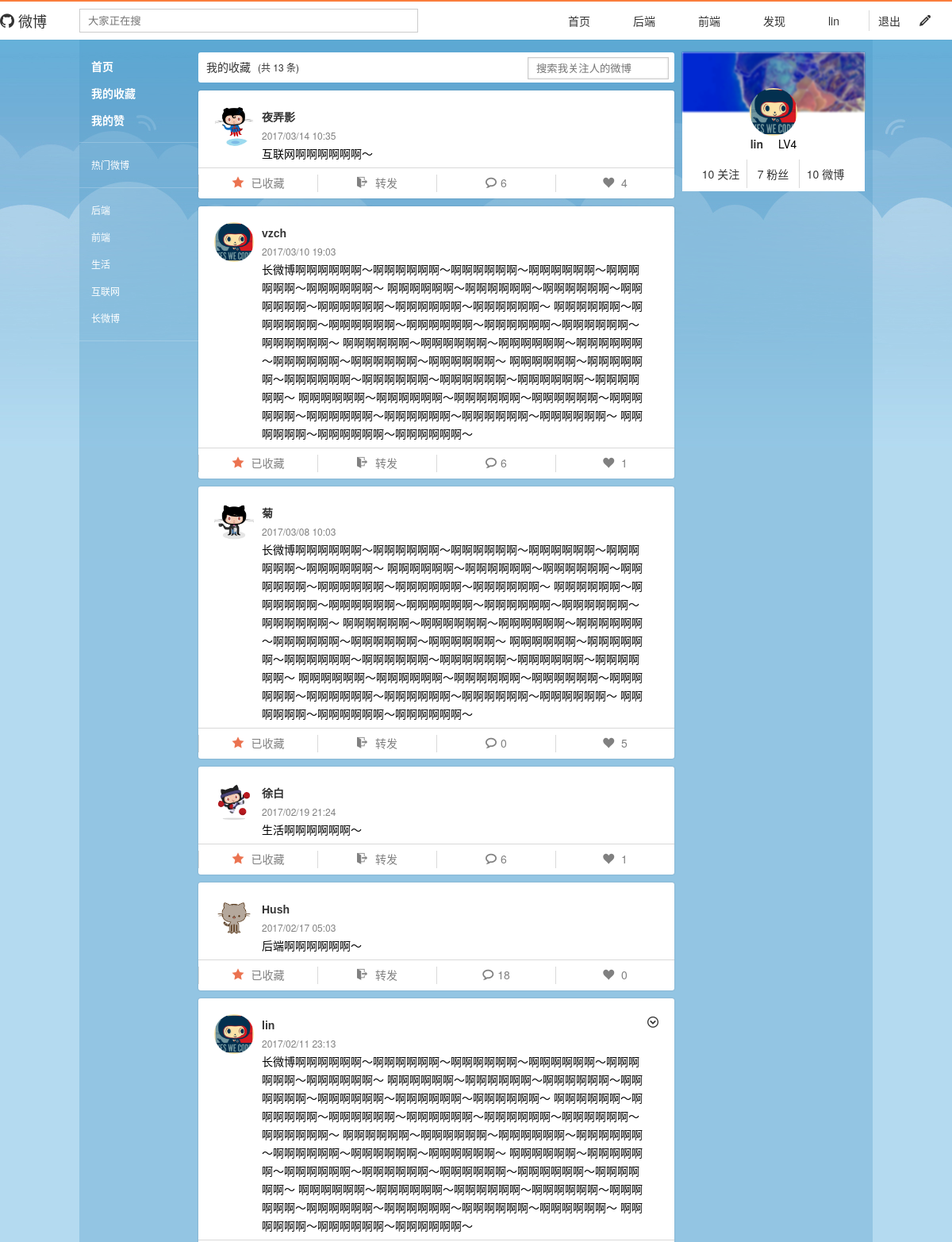
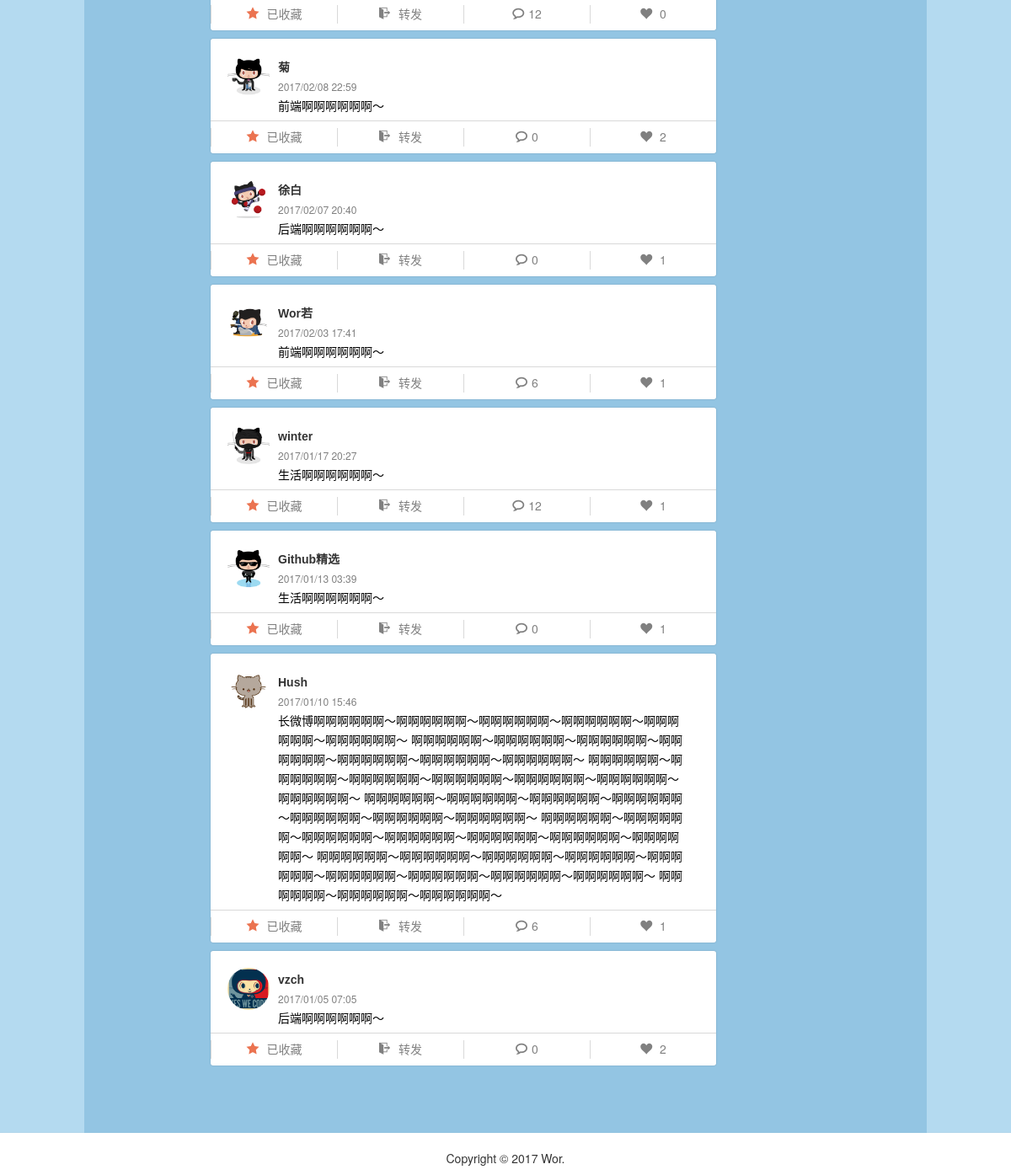
The page /weibo/1/col_weibo (signed in) on the database its author committed (2 pictures, top to bottom).
### models/user.py (models this page shows, shortened)
class User(db.Model, ModelMixin):
    __tablename__ = 'users'
    id = db.Column(db.Integer, primary_key=True)
    username = db.Column(db.String(100), unique=True)
    password_hash = db.Column(db.String(200))
    created_time = db.Column(db.String(100))
    avatar = db.Column(db.String(100))
    email = db.Column(db.String(100), default='', unique=True)
    note = db.Column(db.String(100), default='')
    location = db.Column(db.String(100), default='')
    intro = db.Column(db.String(100), default='')
    weibos = db.relationship('Weibo', backref='user', lazy='dynamic', order_by="desc(Weibo.id)")
    comments = db.relationship('Comment', backref='user', lazy='dynamic', order_by="desc(Comment.id)")
    followed = db.relationship('Follow',
                               foreign_keys='Follow.follower_id',
                               backref=db.backref('follower', lazy='joined'),
                               lazy='dynamic',
                               cascade='all, delete-orphan')
    followers = db.relationship('Follow',
                                foreign_keys='Follow.followed_id',
                                backref=db.backref('followed', lazy='joined'),
                                lazy='dynamic',
                                cascade='all, delete-orphan')
    wcollects = db.relationship('WCollect', backref='user', lazy='dynamic', order_by='desc(WCollect.id)')
    wfavorites = db.relationship('WFavorite', backref='user', lazy='dynamic', order_by='desc(WFavorite.id)')
    cfavorites = db.relationship('CFavorite', backref='user', lazy='dynamic', order_by='desc(CFavorite.id)')
    tag_id = db.Column(db.Integer(), db.ForeignKey('usertags.id'))
    def is_following(self, user):
        return self.followed.filter_by(followed_id=user.id).first() is not None

### models/weibo.py (models this page shows, shortened)
class Weibo(db.Model, ModelMixin):
    __tablename__ = 'weibos'
    id = db.Column(db.Integer, primary_key=True)
    content = db.Column(db.String(500))
    created_time = db.Column(db.String(100))
    user_id = db.Column(db.Integer, db.ForeignKey('users.id'))
    comments_num = db.Column(db.Integer, default=0)
    fav_num = db.Column(db.Integer, default=0)
    col_num = db.Column(db.Integer, default=0)
    cite_num = db.Column(db.Integer, default=0)
    has_cite = db.Column(db.Boolean, default=False)
    cite_id = db.Column(db.Integer, default=0)
    origin_w_id = db.Column(db.Integer, default=0)
    is_hidden = db.Column(db.Integer, default=False)
    only_self = db.Column(db.Boolean, default=False)
    only_friends = db.Column(db.Boolean, default=False)
    comments = db.relationship(
        'Comment',
        backref='weibo',
        lazy='dynamic',
        order_by=lambda: Comment.created_time.desc()
    )
    tag_id = db.Column(db.Integer, db.ForeignKey('weibotags.id'))

### routes/weibo.py (the view)
@main.route('/<int:user_id>/col_weibo')
@login_required
def col_weibo_view(u, user_id):
    ws = Weibo.query.join(WCollect, WCollect.weibo_id == Weibo.id). \
        filter(WCollect.user_id == u.id).order_by(Weibo.created_time.desc()).all()
    form = weibo_detail(ws, u, u)
    return render_template('weibo_collect.html', **form)

### routes/__init__.py (called while the page is built)
def current_user():
    uid = session.get('user_id')
    if uid is not None:
        user = User.query.get(uid)
        return user
    else:
        return None

def login_required(f):
    @wraps(f)
    def function(*args, **kwargs):
        u = current_user()
        if u is None:
            return redirect(url_for('user.login_view'))
        return f(u, *args, **kwargs)
    return function

### templates/weibo_collect.html (shortened to what this page needs)
{% extends 'base_login.html' %}
{% block container %}
    <div class="weibo-collect-bar clearfix">
        <div class="weibo-collect-items float-left flex">
            <div class="weibo-collect-item"><a href="#">我的收藏 <span class="weibo-collect-num"> (共 <span>{{ ws_l }}</span> 条) </span></a></div>
        </div>
        <div class="weibo-nav-search float-right">
            <input class="input-weibo-nav-search" placeholder="搜索我关注人的微博">
        </div>
    </div>
    <div class="weibo-container">
        {% for w in weibos %}
            <div id="id-weibo-cell-{{ w.id }}" data-id="{{ w.id }}" class="weibo-cell">
                <div class="weibo-cell-top flex">
                    <div class="weibo-avatar-cell">
                        <a href={{ url_for('weibo.homepage', user_id=w.user_id) }}>
                            <img class="weibo-avatar-img" src="{{ w.user.avatar }}">
                        </a>
                    </div>
                    <div class="weibo-detail">
                        <div class="clearfix">
                            <div class="weibo-detail-left float-left">
                                <div class="weibo-user">
                                  <a href={{ url_for('weibo.homepage', user_id=w.user_id) }}>
                                    {{ w.user.username }}
                                  </a>
                                </div>
                                <div class="weibo-time">{{ w.created_time }}</div>
                                <div class="weibo-content">
                                    {{ w.content }}
                                </div>
                            </div>
                            {% if w.user_id == user.id %}
                            <div class="weibo-detail-right float-right relative">
                                <a class="id-status-panel-control" href="#"><span class="icon-circle-down"></span></a>
                            </div>
                            {% endif %}
                        </div>
                    </div>
                </div>
                <div class="weibo-cell-bottom flex">
                    <div class="weibo-cell-b-item">
                      {% if w.is_collected %}
                        <a class="collect-button lightbutton" href="#">
                            <span class="weibo-cell-icon icon-star-full weibo-cell-icon-big"></span>
                            <span class="weibo-cell-b-item-text">已收藏</span>
                        </a>
                      {% else %}
                        <a class="collect-button" href="#">
                            <span class="weibo-cell-icon icon-star-empty"></span>
                            <span class="weibo-cell-b-item-text">收藏</span>
                        </a>
                      {% endif %}
                    </div>
                    <div class="weibo-cell-b-item">
                        <a class="cite-button" href="#">
                          <span class="weibo-cell-icon icon-exit"></span>
                          {% if w.cite_num %}
                            {{ w.cite_num }}
                          {% else %}
                            转发
                          {% endif %}
                        </a>
                    </div>
                    <div class="weibo-cell-b-item">
                      <a class="comment-button" href="#">
                        <span class="weibo-cell-icon icon-bubble2"></span>{{ w.comments_num }}
                      </a>
                    </div>
                    <div class="weibo-cell-b-item">
                        {% if w.is_favored %}
                          <a class="fav-button lightbutton" href="#">
                              <span class="weibo-cell-icon icon-heart weibo-cell-icon-big"></span>
                              <span class="weibo-cell-b-item-text"><span class="weibo-fav-num">{{ w.fav_num }}</span></span>
                          </a>
                        {% else %}
                          <a class="fav-button" href="#">
                              <span class="weibo-cell-icon icon-heart"></span>
                              <span class="weibo-cell-b-item-text"><span class="weibo-fav-num">{{ w.fav_num }}</span></span>
                          </a>
                        {% endif %}
                    </div>
                </div>
            </div>
        {% endfor %}
    </div>
{% endblock %}

### templates/base_login.html (shortened to what this page needs)
<!DOCTYPE html>
<html>
<head lang="en">
    <link rel="stylesheet" href="/static/css/weibo.css">
    <link rel="stylesheet" href="/static/css/weibo_login.css">
    <link rel="stylesheet" href="/static/fonts/icomoon/style.css">
</head>
<body>
    <div class="nav">
        <div class="nav-top flex">
            <div class="nav-logo"><a href={{ url_for('weibo.timeline_view', user_id=user.id) }}><span class="logo-icon icon-github"></span>微博</a></div>
            <div class="nav-container clearfix">
                <div class="weibo-search-div float-left">
                    <input class="weibo-search" type="search" placeholder="大家正在搜">
                </div>
                <div class="nav-item-list float-right flex">
                    <div class="nav-item my-home-button">
                        <a href={{ url_for('weibo.timeline_view', user_id=user.id) }}>首页</a>
                    </div>
                    <div class="nav-item tag-button" data-id="1">
                        <a href={{ url_for('weibo.tag_weibo_view', user_id=user.id, tag_id=1) }}>后端</a>
                    </div>
                    <div class="nav-item tag-button" data-id="2">
                        <a href={{ url_for('weibo.tag_weibo_view', user_id=user.id, tag_id=2) }}>前端</a>
                    </div>
                    <div class="nav-item"><a href={{ url_for('weibo.find_weibo') }}>发现</a></div>
                    <div class="nav-item"><a href={{ url_for('weibo.homepage', user_id=user.id) }}>{{ user.username }}</a></div>
                </div>
            </div>
            <div class="nav-setting flex">
                <div class="nav-setting-item"><a href={{ url_for('user.logout') }}>退出</a></div>
                <div class="nav-setting-item"><a href="#"><span class="icon-pencil"></span></a></div>
            </div>
        </div>
    </div>
    <div class="main-container flex">
        <div class="main-nav">
            <div class="main-nav-item-t my-home-button">
                <a class="white-a" href={{ url_for('weibo.timeline_view', user_id=user.id) }}>首页</a>
            </div>
            <div class="main-nav-item-t my-col-button">
                <a class="white-a" href={{ url_for('weibo.col_weibo_view', user_id=user.id) }}>我的收藏</a>
            </div>
            <div class="main-nav-item-t my-fav-button">
                <a class="white-a" href={{ url_for('weibo.fav_weibo_view', user_id=user.id) }}>我的赞</a>
            </div>
            <div class="main-nav-line"></div>
            <div class="main-nav-item-m hot-w-button">
                <a class="white-a" href="#">热门微博</a>
            </div>
            <div class="main-nav-line"></div>
            <div class="main-nav-item-m tag-button" data-id="1">
                <a class="white-a" href={{ url_for('weibo.tag_weibo_view', user_id=user.id, tag_id=1) }}>后端</a>
            </div>
            <div class="main-nav-item-m tag-button" data-id="2">
                <a class="white-a" href={{ url_for('weibo.tag_weibo_view', user_id=user.id, tag_id=2) }}>前端</a>
            </div>
            <div class="main-nav-item-m tag-button" data-id="3">
                <a class="white-a" href={{ url_for('weibo.tag_weibo_view', user_id=user.id, tag_id=3) }}>生活</a>
            </div>
            <div class="main-nav-item-m tag-button" data-id="4">
                <a class="white-a" href={{ url_for('weibo.tag_weibo_view', user_id=user.id, tag_id=4) }}>互联网</a>
            </div>
            <div class="main-nav-item-m tag-button" data-id="5">
                <a class="white-a" href={{ url_for('weibo.tag_weibo_view', user_id=user.id, tag_id=5) }}>长微博</a>
            </div>
            <div class="main-nav-line"></div>
        </div>
        <div class="main-content-container ">
            {% block container %}
            {% endblock %}
        </div>
        <div class="main-sidebar">
            <div>
                <div class="person-info relative">
                    <div class="skin_cover">
                        <img class="skin-cover-img" src="/static/img/cover.png">
                    </div>
                    <div class="person-avatar-div">
                        <a href={{ url_for('weibo.homepage', user_id=user.id) }}><img class="person-avatar" src={{ user.avatar }}></a>
                    </div>
                    <div class="person-detail">
                        <div class="person-name">
                            <span class="person-name-left"><a href={{ url_for('weibo.homepage', user_id=user.id) }}>{{ user.username }}</a></span>
                            <span class="person-name-right">LV4</span>
                        </div>
                        <div class="person-focus flex">
                            <div class="person-focus-item">
                                <a href={{ url_for('weibo.focus_detail', user_id=user.id) }}>{{ folowed_n }} <span>关注</span></a>
                            </div>
                            <div class="person-focus-item">
                                <a href={{ url_for('weibo.follower_detail', user_id=user.id) }}>{{ followers_n }} <span>粉丝</span></a>
                            </div>
                            <div class="person-focus-item">
                                <a href={{ url_for('weibo.homepage', user_id=user.id) }}>{{ cu_wl }} <span>微博</span></a>
                            </div>
                        </div>
                    </div>
                </div>
            </div>
        </div>
    </div>
    <div class="footer">
        <div class="footer-container">
            Copyright © 2017 Wor.
        </div>
    </div>
</body>
</html>

### static/css/weibo_login.css (style rules this page uses)
body { background: #b4daf0 url("../img/body_bg.jpg"); background-repeat: no-repeat; background-position-x: center; }
.main-container { background: rgba(70,149,194,0.3); }

### rows shown on the page
User: username "lin", avatar (picture)
Weibo: user.avatar (picture), user.username "夜弄影", created_time "2017/03/14 10:35", content "互联网啊啊啊啊啊啊～", cite_num "转发", comments_num "6", fav_num "4"
Weibo: user.avatar (picture), user.username "vzch", created_time "2017/03/10 19:03", content "长微博啊啊啊啊啊啊～啊啊啊啊啊啊～啊啊啊啊啊啊～啊啊啊啊啊啊～啊啊啊啊啊啊～啊啊啊啊啊啊～ 啊啊啊啊啊啊～啊啊啊啊啊啊～啊啊啊啊啊啊～啊啊啊啊啊啊～啊啊啊啊啊啊～啊啊啊啊啊啊～啊啊啊啊啊啊～ 啊啊啊啊啊啊～啊啊啊啊啊啊～啊啊啊啊啊啊～啊啊啊啊啊啊～啊啊啊啊啊啊～啊啊啊啊啊啊～啊啊啊啊啊啊～ 啊啊啊啊啊啊～啊啊啊啊啊啊～啊啊啊啊啊啊～啊啊啊啊啊啊～啊啊啊啊啊啊～啊啊啊啊啊啊～啊啊啊啊啊啊～ 啊啊啊啊啊啊～啊啊啊啊啊啊～啊啊啊啊啊啊～啊啊啊啊啊啊～啊啊啊啊啊啊～啊啊啊啊啊啊～啊啊啊啊啊啊～ 啊啊啊啊啊啊～啊啊啊啊啊啊～啊啊啊啊啊啊～啊啊啊啊啊啊～啊啊啊啊啊啊～啊啊啊啊啊啊～啊啊啊啊啊啊～啊啊啊啊啊啊～啊啊啊啊啊啊～ 啊啊啊啊啊啊～啊啊啊啊啊啊～啊啊啊啊啊啊～", cite_num "转发", comments_num "6", fav_num "1"
Weibo: user.avatar (picture), user.username "菊", created_time "2017/03/08 10:03", content "长微博啊啊啊啊啊啊～啊啊啊啊啊啊～啊啊啊啊啊啊～啊啊啊啊啊啊～啊啊啊啊啊啊～啊啊啊啊啊啊～ 啊啊啊啊啊啊～啊啊啊啊啊啊～啊啊啊啊啊啊～啊啊啊啊啊啊～啊啊啊啊啊啊～啊啊啊啊啊啊～啊啊啊啊啊啊～ 啊啊啊啊啊啊～啊啊啊啊啊啊～啊啊啊啊啊啊～啊啊啊啊啊啊～啊啊啊啊啊啊～啊啊啊啊啊啊～啊啊啊啊啊啊～ 啊啊啊啊啊啊～啊啊啊啊啊啊～啊啊啊啊啊啊～啊啊啊啊啊啊～啊啊啊啊啊啊～啊啊啊啊啊啊～啊啊啊啊啊啊～ 啊啊啊啊啊啊～啊啊啊啊啊啊～啊啊啊啊啊啊～啊啊啊啊啊啊～啊啊啊啊啊啊～啊啊啊啊啊啊～啊啊啊啊啊啊～ 啊啊啊啊啊啊～啊啊啊啊啊啊～啊啊啊啊啊啊～啊啊啊啊啊啊～啊啊啊啊啊啊～啊啊啊啊啊啊～啊啊啊啊啊啊～啊啊啊啊啊啊～啊啊啊啊啊啊～ 啊啊啊啊啊啊～啊啊啊啊啊啊～啊啊啊啊啊啊～", cite_num "转发", comments_num "0", fav_num "5"
Weibo: user.avatar (picture), user.username "徐白", created_time "2017/02/19 21:24", content "生活啊啊啊啊啊啊～", cite_num "转发", comments_num "6", fav_num "1"
Weibo: user.avatar (picture), user.username "Hush", created_time "2017/02/17 05:03", content "后端啊啊啊啊啊啊～", cite_num "转发", comments_num "18", fav_num "0"
Weibo: user.avatar (picture), user.username "lin", created_time "2017/02/11 23:13", content "长微博啊啊啊啊啊啊～啊啊啊啊啊啊～啊啊啊啊啊啊～啊啊啊啊啊啊～啊啊啊啊啊啊～啊啊啊啊啊啊～ 啊啊啊啊啊啊～啊啊啊啊啊啊～啊啊啊啊啊啊～啊啊啊啊啊啊～啊啊啊啊啊啊～啊啊啊啊啊啊～啊啊啊啊啊啊～ 啊啊啊啊啊啊～啊啊啊啊啊啊～啊啊啊啊啊啊～啊啊啊啊啊啊～啊啊啊啊啊啊～啊啊啊啊啊啊～啊啊啊啊啊啊～ 啊啊啊啊啊啊～啊啊啊啊啊啊～啊啊啊啊啊啊～啊啊啊啊啊啊～啊啊啊啊啊啊～啊啊啊啊啊啊～啊啊啊啊啊啊～ 啊啊啊啊啊啊～啊啊啊啊啊啊～啊啊啊啊啊啊～啊啊啊啊啊啊～啊啊啊啊啊啊～啊啊啊啊啊啊～啊啊啊啊啊啊～ 啊啊啊啊啊啊～啊啊啊啊啊啊～啊啊啊啊啊啊～啊啊啊啊啊啊～啊啊啊啊啊啊～啊啊啊啊啊啊～啊啊啊啊啊啊～啊啊啊啊啊啊～啊啊啊啊啊啊～ 啊啊啊啊啊啊～啊啊啊啊啊啊～啊啊啊啊啊啊～", cite_num "转发", comments_num "12", fav_num "0"
Weibo: user.avatar (picture), user.username "菊", created_time "2017/02/08 22:59", content "前端啊啊啊啊啊啊～", cite_num "转发", comments_num "0", fav_num "2"
Weibo: user.avatar (picture), user.username "徐白", created_time "2017/02/07 20:40", content "后端啊啊啊啊啊啊～", cite_num "转发", comments_num "0", fav_num "1"
Weibo: user.avatar (picture), user.username "Wor若", created_time "2017/02/03 17:41", content "前端啊啊啊啊啊啊～", cite_num "转发", comments_num "6", fav_num "1"
Weibo: user.avatar (picture), user.username "winter", created_time "2017/01/17 20:27", content "生活啊啊啊啊啊啊～", cite_num "转发", comments_num "12", fav_num "1"
Weibo: user.avatar (picture), user.username "Github精选", created_time "2017/01/13 03:39", content "生活啊啊啊啊啊啊～", cite_num "转发", comments_num "0", fav_num "1"
Weibo: user.avatar (picture), user.username "Hush", created_time "2017/01/10 15:46", content "长微博啊啊啊啊啊啊～啊啊啊啊啊啊～啊啊啊啊啊啊～啊啊啊啊啊啊～啊啊啊啊啊啊～啊啊啊啊啊啊～ 啊啊啊啊啊啊～啊啊啊啊啊啊～啊啊啊啊啊啊～啊啊啊啊啊啊～啊啊啊啊啊啊～啊啊啊啊啊啊～啊啊啊啊啊啊～ 啊啊啊啊啊啊～啊啊啊啊啊啊～啊啊啊啊啊啊～啊啊啊啊啊啊～啊啊啊啊啊啊～啊啊啊啊啊啊～啊啊啊啊啊啊～ 啊啊啊啊啊啊～啊啊啊啊啊啊～啊啊啊啊啊啊～啊啊啊啊啊啊～啊啊啊啊啊啊～啊啊啊啊啊啊～啊啊啊啊啊啊～ 啊啊啊啊啊啊～啊啊啊啊啊啊～啊啊啊啊啊啊～啊啊啊啊啊啊～啊啊啊啊啊啊～啊啊啊啊啊啊～啊啊啊啊啊啊～ 啊啊啊啊啊啊～啊啊啊啊啊啊～啊啊啊啊啊啊～啊啊啊啊啊啊～啊啊啊啊啊啊～啊啊啊啊啊啊～啊啊啊啊啊啊～啊啊啊啊啊啊～啊啊啊啊啊啊～ 啊啊啊啊啊啊～啊啊啊啊啊啊～啊啊啊啊啊啊～", cite_num "转发", comments_num "6", fav_num "1"
Weibo: user.avatar (picture), user.username "vzch", created_time "2017/01/05 07:05", content "后端啊啊啊啊啊啊～", cite_num "转发", comments_num "0", fav_num "2"

### other values the page prints
{{ ws_l }} "13"
{{ folowed_n }} "10"
{{ followers_n }} "7"
{{ cu_wl }} "10"
